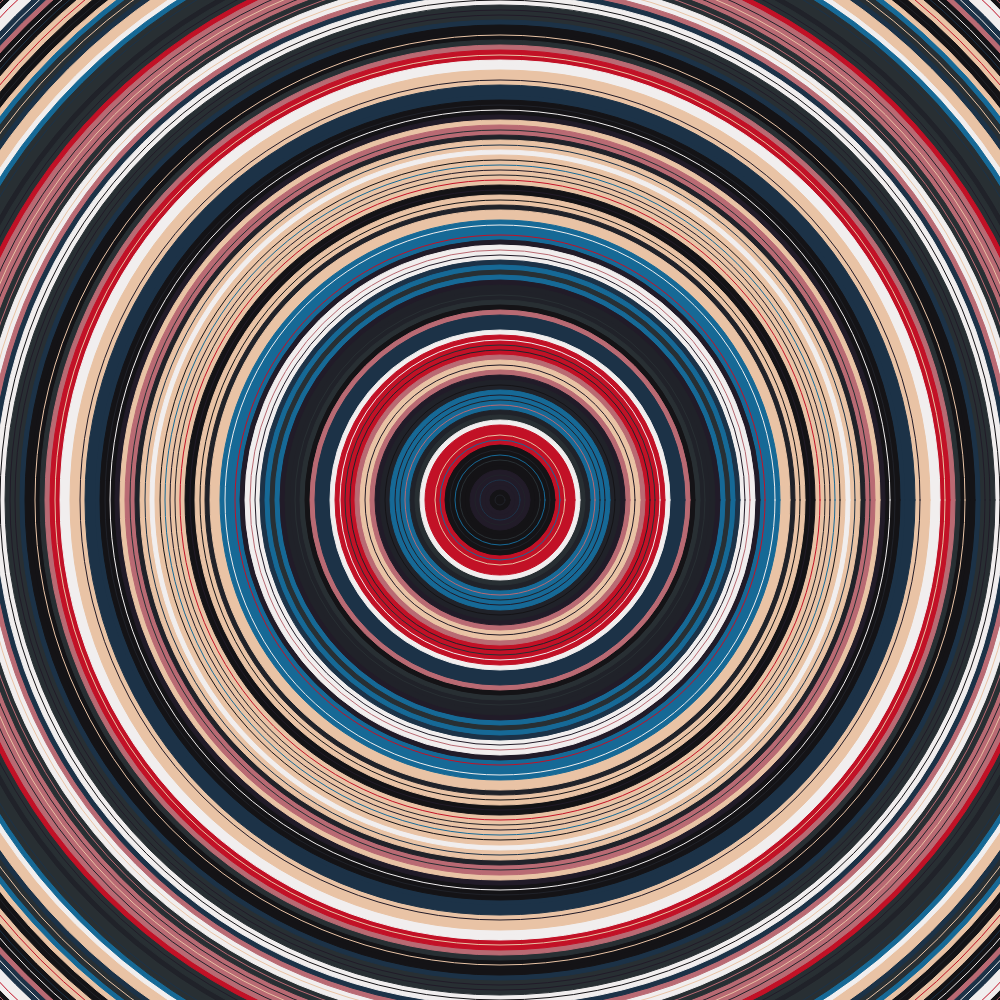
Frame 1 (no input)
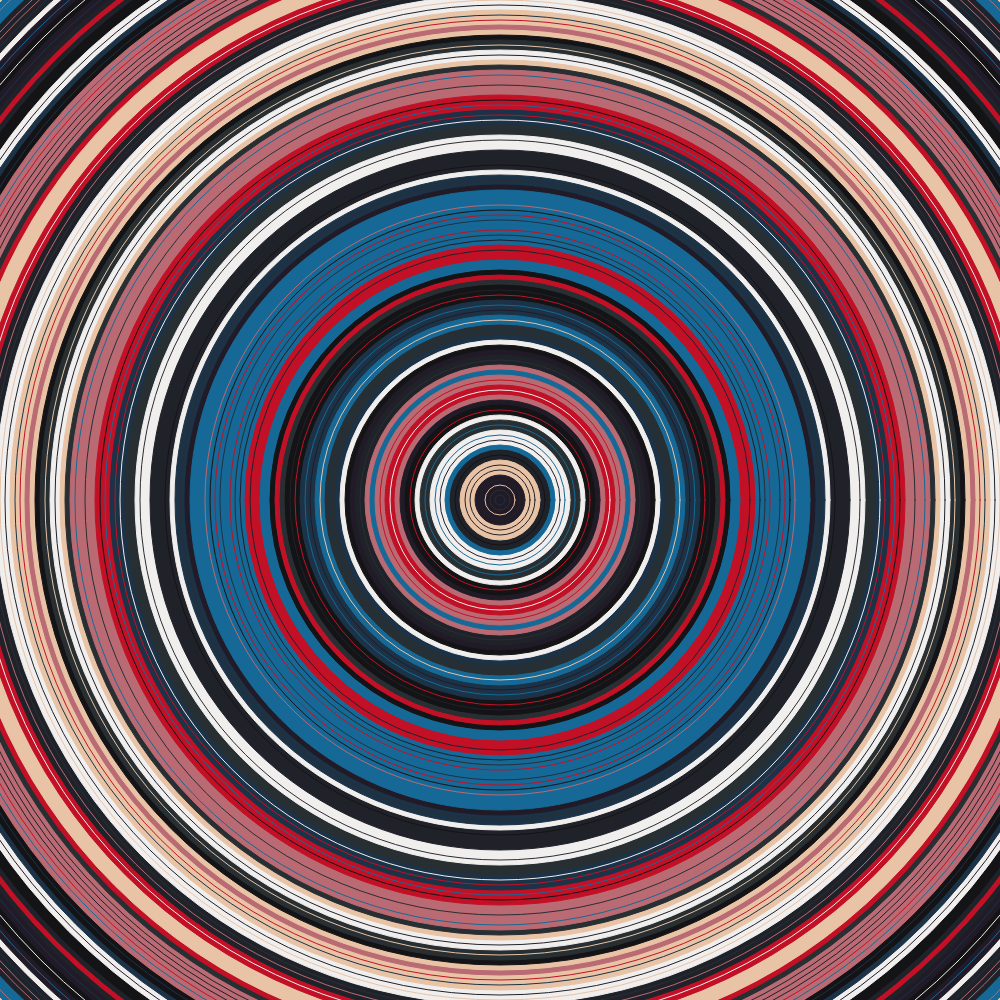
Frame 2 (the mouse pressed at the canvas centre, redrawn once)

The p5.js sketch that drew these frames (run headless with seeded random() and noise() and a simulated clock; the mouse was pressed at the canvas centre and the sketch redrawn once):

// p5.js sketch
// ── sketch.js
const height = 1000;
const width = 1000;

const lotr = ["#251d18", "#402f21", "#5a452e", "#72593d", "#896f4c", "#a0855e", "#b79c71", "#c9b18a", "#e7d9bd", "#f3ead8"];
const mugenTrain = ["#F1EEEE", "#141316", "#211B28", "#166996", "#E9C3A5", "#282F33", "#B96A73", "#202229", "#C21126", "#1C3247"]


const palettes = [lotr, mugenTrain];

function setup() {
    createCanvas(width, height);
    noLoop();
}

function draw() {
    const palette = palettes[random([0, 1])];
    const shape = random(["circle"]);
    background(palette[0]);
    rectMode(CENTER);
    let randRepetitions = 500;
    let randSize = 1;
    translate(width * 0.5, height * 0.5);
    noFill();
    for (let i = randRepetitions; i >= 0; i--) {
        const color = random([0, 1, 2, 3, 4, 5, 6, 7, 8, 9]);
        const withFill = random([0, 1]);
        if (withFill == 0) {
            fill(palette[color]);
        } else {
            noFill();
        }
        stroke(palette[color]);
        const size = width * (randSize * 0.01 * i);
        if (shape == "rect") {
            rect(0, 0, size, size);
        } else {
            circle(0, 0, size, size);
        }
    }
}
